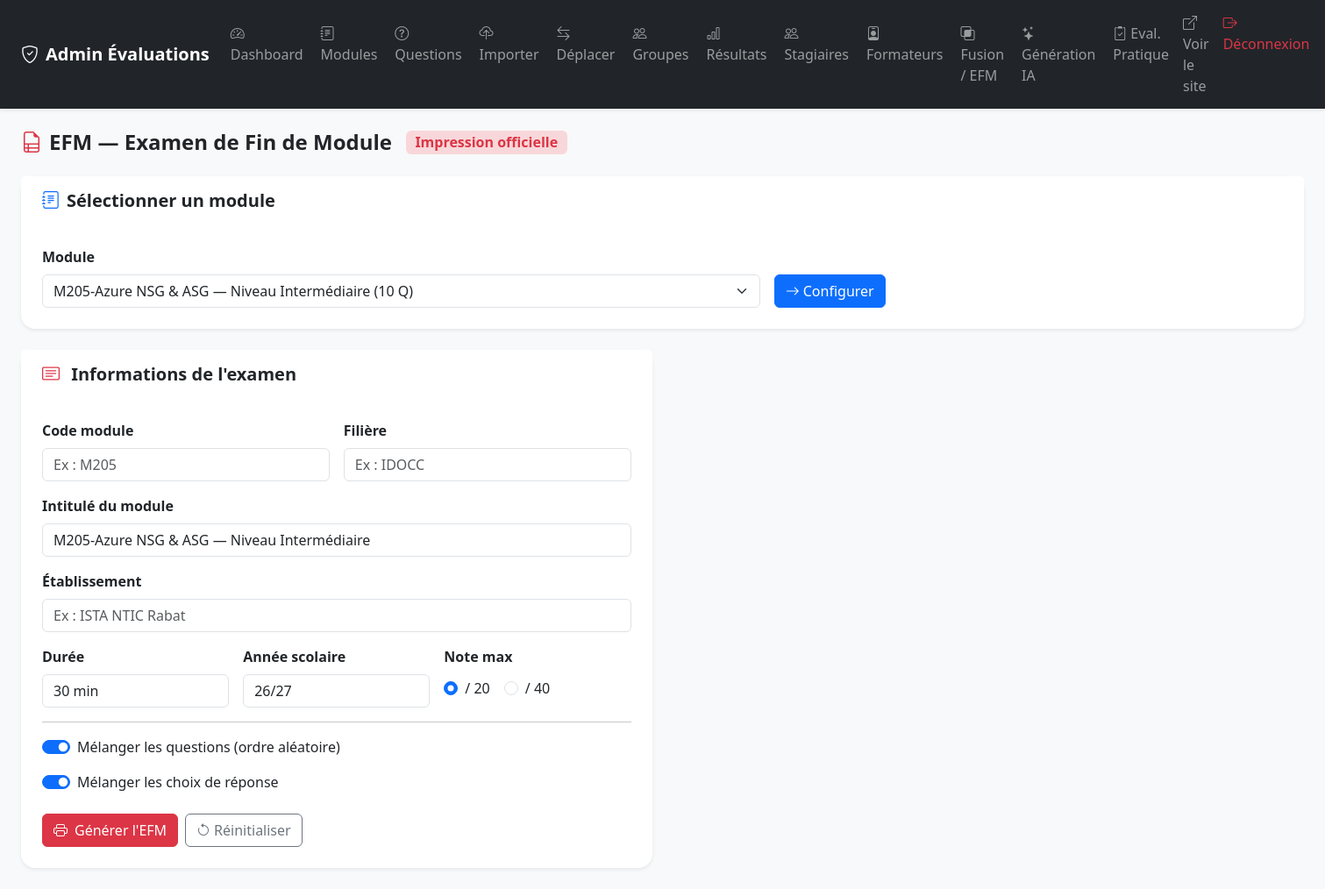
/admin/efm.php?module_id=4 (signed in), run on the app's committed database.
### tables this page shows
CREATE TABLE `modules` (
  `id` int NOT NULL AUTO_INCREMENT,
  `nom` varchar(150) NOT NULL,
  `description` text,
  `duree_minutes` int DEFAULT '30',
  `note_max` int DEFAULT '20' COMMENT 'Notation sur 20 ou 40',
  `actif` tinyint(1) DEFAULT '1',
  `type` varchar(10) NOT NULL DEFAULT 'qcm',
  `meta_json` text,
  `created_at` timestamp NULL DEFAULT CURRENT_TIMESTAMP,
  PRIMARY KEY (`id`)
);

### includes/functions.php (called while the page is built, shortened)
<?php
function sanitize(string $str): string {
    return htmlspecialchars(trim($str), ENT_QUOTES, 'UTF-8');
}
function getModule(int $id): ?array {
    $pdo = getDB();
    $stmt = $pdo->prepare("
        SELECT m.*,
               COALESCE(em.code_module,   '') AS efm_code_module,
               COALESCE(em.filiere,       '') AS efm_filiere,
               COALESCE(em.etablissement, '') AS efm_etablissement,
               COALESCE(em.annee,         '') AS efm_annee
        FROM modules m
        LEFT JOIN modules_efm_meta em ON em.module_id = m.id
        WHERE m.id = ?
    ");
    $stmt->execute([$id]);
    return $stmt->fetch() ?: null;
}
function getAllModules(): array {
    $pdo = getDB();
    return $pdo->query("
        SELECT m.*,
               COALESCE(m.note_max, 20) AS note_max,
               (SELECT COUNT(*) FROM questions q WHERE q.module_id = m.id) AS nb_questions,
               COALESCE(em.code_module,   '') AS efm_code_module,
               COALESCE(em.filiere,       '') AS efm_filiere,
               COALESCE(em.etablissement, '') AS efm_etablissement,
               COALESCE(em.annee,         '') AS efm_annee
        FROM modules m
        LEFT JOIN modules_efm_meta em ON em.module_id = m.id
        ORDER BY m.nom
    ")->fetchAll();
}

### admin/efm.php (the view, shortened to what this page needs)
<?php
require_once __DIR__ . '/../includes/functions.php';
$moduleId = (int)($_GET['module_id'] ?? 0);
$module   = $moduleId ? getModule($moduleId) : null;
$modules  = getAllModules();
$anneeDefaut = date('y') . '/' . (date('y') + 1);
?>
<!DOCTYPE html>
<html lang="fr">
<head>
    <link href="https://cdn.jsdelivr.net/npm/bootstrap@5.3.2/dist/css/bootstrap.min.css" rel="stylesheet">
    <link href="https://cdn.jsdelivr.net/npm/bootstrap-icons@1.11.3/font/bootstrap-icons.min.css" rel="stylesheet">
    <link href="../assets/css/style.css" rel="stylesheet">
</head>
<body class="bg-light">
<?php include __DIR__ . '/partials/navbar.php'; ?>
<div class="container-fluid py-4 px-4">
    <div class="d-flex align-items-center mb-4 gap-3">
        <h2 class="h4 fw-bold mb-0">
            <i class="bi bi-file-earmark-ruled me-2 text-danger"></i>EFM — Examen de Fin de Module
        </h2>
        <span class="badge bg-danger-subtle text-danger fs-6">Impression officielle</span>
    </div>
    <div class="card border-0 shadow-sm rounded-4 mb-4">
        <div class="card-header bg-white border-0 py-3 px-4">
            <h5 class="mb-0 fw-bold"><i class="bi bi-journal-text me-2 text-primary"></i>Sélectionner un module</h5>
        </div>
        <div class="card-body p-4">
            <form method="POST" class="row g-3 align-items-end">
                <div class="col-md-7">
                    <label class="form-label fw-semibold">Module</label>
                    <select name="module_id" class="form-select" required>
                        <?php foreach ($modules as $m): ?>
                        <option value="<?= $m['id'] ?>" <?= $m['id'] == $moduleId ? 'selected' : '' ?>>
                            <?= sanitize($m['nom']) ?> (<?= $m['nb_questions'] ?> Q)
                        </option>
                        <?php endforeach; ?>
                    </select>
                </div>
                <div class="col-md-auto">
                    <button type="submit" class="btn btn-primary">
                        <i class="bi bi-arrow-right me-1"></i>Configurer
                    </button>
                </div>
            </form>
        </div>
    </div>
    <?php if ($module): ?>
    <form method="POST" id="efmForm">
        <div class="row g-4">
            <div class="col-lg-6">
                <div class="card border-0 shadow-sm rounded-4">
                    <div class="card-header bg-white border-0 py-3 px-4">
                        <h5 class="mb-0 fw-bold">
                            <i class="bi bi-card-text me-2 text-danger"></i>
                            Informations de l'examen
                        </h5>
                    </div>
                    <div class="card-body p-4">
                        <div class="row g-3">
                            <div class="col-sm-6">
                                <label class="form-label fw-semibold">Code module</label>
                                <input type="text" name="code_module" class="form-control"
                                       placeholder="Ex : M205"
                                       value="<?= sanitize($_POST['code_module'] ?? '') ?>">
                            </div>
                            <div class="col-sm-6">
                                <label class="form-label fw-semibold">Filière</label>
                                <input type="text" name="filiere" class="form-control"
                                       placeholder="Ex : IDOCC"
                                       value="<?= sanitize($_POST['filiere'] ?? '') ?>">
                            </div>
                            <div class="col-12">
                                <label class="form-label fw-semibold">Intitulé du module</label>
                                <input type="text" name="intitule" class="form-control"
                                       value="<?= sanitize($_POST['intitule'] ?? $module['nom']) ?>">
                            </div>
                            <div class="col-12">
                                <label class="form-label fw-semibold">Établissement</label>
                                <input type="text" name="etablissement" class="form-control"
                                       placeholder="Ex : ISTA NTIC Rabat"
                                       value="<?= sanitize($_POST['etablissement'] ?? '') ?>">
                            </div>
                            <div class="col-sm-4">
                                <label class="form-label fw-semibold">Durée</label>
                                <input type="text" name="duree" class="form-control"
                                       placeholder="2h"
                                       value="<?= sanitize($_POST['duree'] ?? $module['duree_minutes'] . ' min') ?>">
                            </div>
                            <div class="col-sm-4">
                                <label class="form-label fw-semibold">Année scolaire</label>
                                <input type="text" name="annee" class="form-control"
                                       placeholder="25/26"
                                       value="<?= sanitize($_POST['annee'] ?? $anneeDefaut) ?>">
                            </div>
                            <div class="col-sm-4">
                                <label class="form-label fw-semibold">Note max</label>
                                <div class="d-flex gap-3 mt-1">
                                    <?php foreach ([20, 40] as $n): ?>
                                    <div class="form-check">
                                        <input class="form-check-input" type="radio" name="note_max"
                                               value="<?= $n ?>" id="nm<?= $n ?>"
                                               <?= (($_POST['note_max'] ?? $module['note_max']) == $n) ? 'checked' : '' ?>>
                                        <label class="form-check-label" for="nm<?= $n ?>">/ <?= $n ?></label>
                                    </div>
                                    <?php endforeach; ?>
                                </div>
                            </div>
                        </div>
                        <hr class="my-3">
                        <div class="mb-3">
                            <div class="form-check form-switch">
                                <input class="form-check-input" type="checkbox" name="shuffle"
                                       id="shuffle" value="1" checked>
                                <label class="form-check-label" for="shuffle">
                                    Mélanger les questions (ordre aléatoire)
                                </label>
                            </div>
                        </div>
                        <div class="mb-4">
                            <div class="form-check form-switch">
                                <input class="form-check-input" type="checkbox" name="shuffle_choix"
                                       id="shuffle_choix" value="1" checked>
                                <label class="form-check-label" for="shuffle_choix">
                                    Mélanger les choix de réponse
                                </label>
                            </div>
                        </div>
                        <div class="d-flex gap-2">
                            <button type="submit" class="btn btn-danger" id="btnGenerer">
                                <i class="bi bi-printer me-2"></i>Générer l'EFM
                            </button>
                            <a href="efm.php?module_id=<?= $module['id'] ?>" class="btn btn-outline-secondary">
                                <i class="bi bi-arrow-counterclockwise me-1"></i>Réinitialiser
                            </a>
                        </div>
                    </div>
                </div>
            </div>
        </div>
    </form>
    <?php endif; ?>
</div>
</body>
</html>

### assets/css/style.css (style rules this page uses)
:root { --primary: #4f46e5; --primary-dk: #3730a3; --success: #16a34a; --danger: #dc2626; --warning: #d97706; --radius: 12px; }
body { font-family: 'Segoe UI', system-ui, -apple-system, sans-serif; }
.card { transition: box-shadow 0.2s; }

### data on the page
modules: intitule "M205-Azure NSG & ASG — Niveau Intermédiaire", duree "30 min", note_max "☑ / 20", note_max "☐ / 40"

### other printed values
$n "20"
$n "40"
form field module_id "M205-Azure NSG & ASG — Niveau Intermédiaire (10 Q)"
